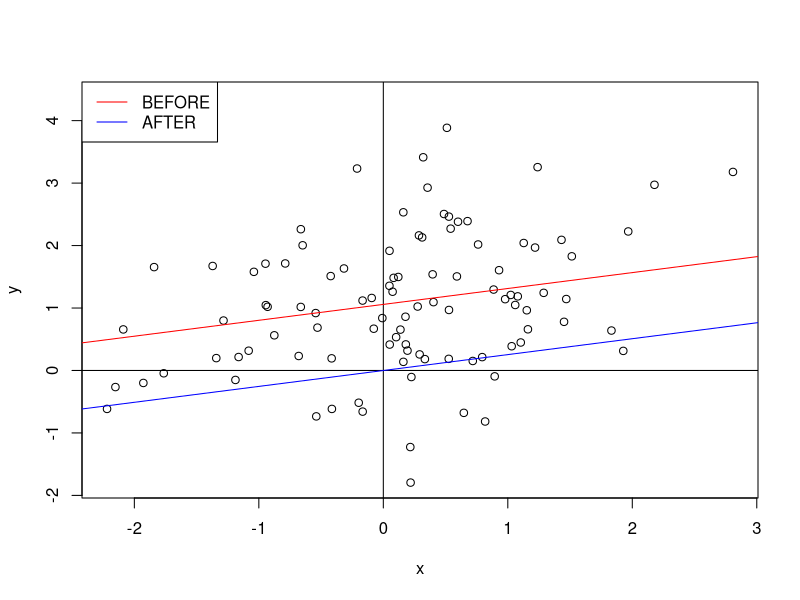

R code for this plot:
# example 19
min.sq = function(x, y){
  x.bar = mean(x) 
  y.bar = mean(y)
  beta.1 = sum((x - x.bar)*(y-y.bar))/sum((x - x.bar)^2)
  beta.0 = y.bar - beta.1*x.bar
  return(list(a = beta.0, b = beta.1))
}

a = rnorm(1)
b = rnorm(1)
N = 100
x = rnorm(N)
y = a*x + b + rnorm(N)

plot(x, y)
abline(h = 0)
abline(v = 0)
abline(min.sq(x, y)$a, min.sq(x, y)$b, col = "red")

x = x - mean(x)
y = y - mean(y)

abline(min.sq(x, y)$a, min.sq(x, y)$b, col = "blue")

legend("topleft", c("BEFORE", "AFTER"), lty = 1, col = c("red", "blue"))

# example 20
n = 100 ; p = 3
beta = c(1, 2, 3)
x = matrix(rnorm(n*p), nrow = n, ncol = p)
y = beta[1] + beta[2]*x[,1] + beta[3]*x[,2] + rnorm(n)
solve(t(x)%*%x) %*% t(x) %*% y
